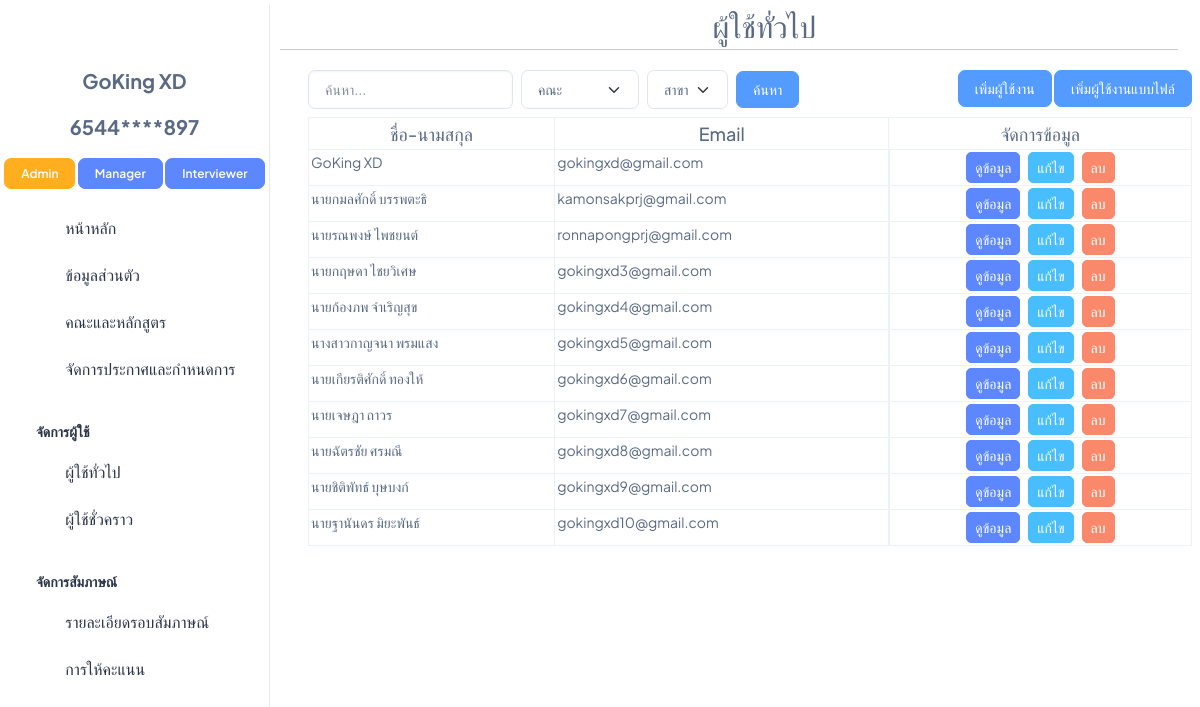
The page /User (signed in) on the database as committed earlier.
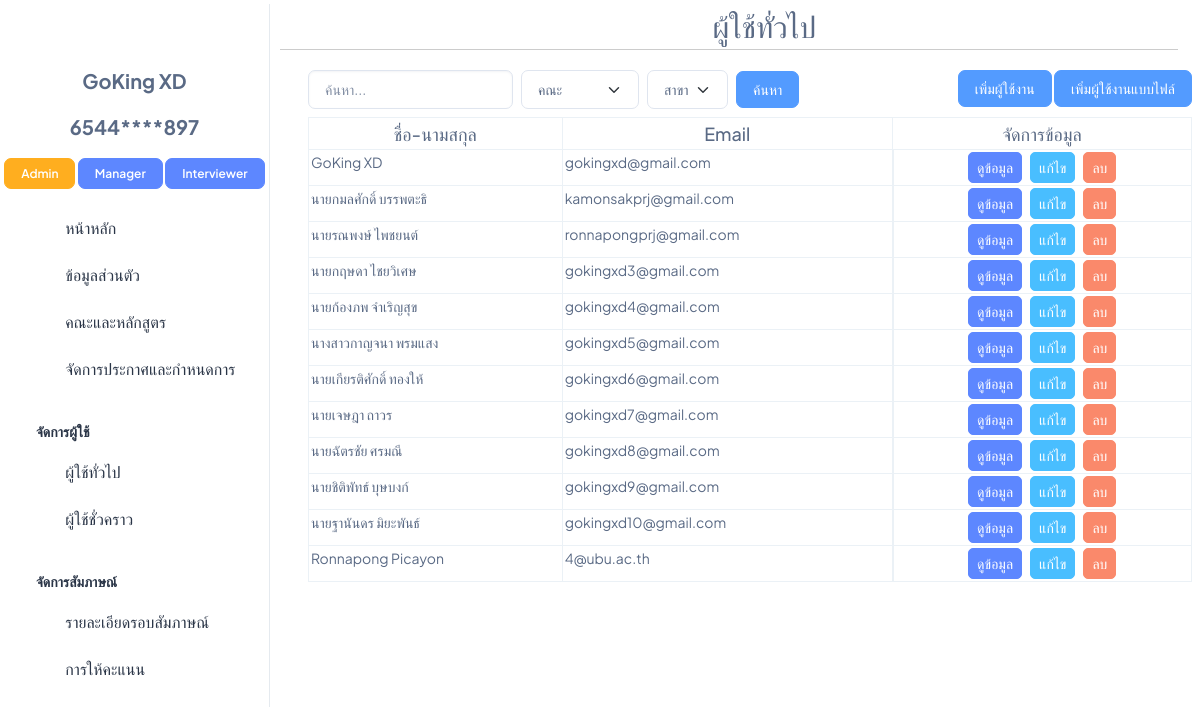
The same page on the database as committed later.
### interview/models.py (models this page shows, shortened)
class Role(models.Model):
    DEFAULT_ROLES = ['Admin', 'Manager','Interviewer', 'Student']
    name = models.CharField(max_length=50, default=DEFAULT_ROLES[0], choices=[(role, role) for role in DEFAULT_ROLES])
    users = models.ManyToManyField(User, related_name='roles', blank=True)
    TemporaryUser = models.ManyToManyField(TemporaryUser, related_name='roles', blank=True)
    def __str__(self):
        return self.name

class User(AbstractBaseUser, PermissionsMixin):
    email = models.EmailField(unique=True)
    username = models.CharField(max_length=30, unique=True)
    first_name = models.CharField(max_length=100)
    last_name = models.CharField(max_length=100)
    gender = models.CharField(max_length=20)
    address = models.CharField(max_length=400)
    postcode = models.CharField(max_length=20)
    phone_number = models.CharField(max_length=10)
    citizen_id = models.CharField(max_length=13,unique=True,blank=True,null=True)
    birth_date = models.DateField(blank=True,null=True)
    date_joined = models.DateTimeField(default=timezone.now)
    is_active = models.BooleanField(default=True)
    is_staff = models.BooleanField(default=False)
    objects = CustomUserManager()
    USERNAME_FIELD = 'username'
    EMAIL_FIELD = 'email'
    REQUIRED_FIELDS = ['email']

### interview/views.py (the view)
# urls.py: path('User',User_path, name='User'),
@login_required
@user_passes_test(is_admin)
def User_path(request):
    users = User.objects.all()
    faculty_all = Faculty.objects.all()
    major_all = Major.objects.all()
    round_active = Round.objects.filter(active='True')
    return render(request,'admin/User.html', {'users': users,'faculty_all':faculty_all,"major_all":major_all,'round_active':round_active})

### interview/models.py (called while the page is built)
    def __str__(self) -> str:
        return f"{self.faculty}"

    def __str__(self) -> str:
        return f"{self.major}"

    def __str__(self):
        return self.round_name

### interview/views.py (called while the page is built)
def is_admin(user):
    if isinstance(user, User):
        return user.roles.filter(name='Admin').exists()
    else:
        return False

### interview/templates/admin/User.html (shortened to what this page needs)
{% extends 'admin/base/n_base.html' %}
{% load static %}
{% block css_js %}
<link rel="stylesheet" href="{% static 'css/admin_css/User.css' %}" />
{% endblock %}
{% block topic %}
<div class="fs-8 mt-1 text-muted text-center">
    <span><i class="ti ti-user-check"></i> ผู้ใช้ทั่วไป</span>
  </div>
{% endblock %}
{% block content %}
<div class="pt-14 px-2">
    <div class="d-flex justify-content-between mb-2">
        <div class="d-flex flex-row flex-nowrap">
            <form action="{% url 'search_user' %}" method="post" class="w-100 d-flex flex-row align-items-center">
                <input class="form-control me-2" type="search" name="search" id="" placeholder="ค้นหา..." style="flex-grow: 1; min-width: 0;">
                <select class="form-select me-2" name="faculty" id="id_faculty_second" style="width: auto;">
                    <option value="">คณะ</option>
                </select>
                <select class="form-select" name="major" id="id_major_second" style="width: auto;">
                    <option value="">สาขา</option>
                </select>
                <button class="btn btn-info mx-2" type="submit">ค้นหา</button>
            </form>
        </div>
        <div>
            <button class="btn btn-info " onclick="add_User()">เพิ่มผู้ใช้งาน</button>
            <button class="btn btn-info " onclick="add_User_by_file()">เพิ่มผู้ใช้งานแบบไฟล์</button>
        </div>
    </div>
    <table class="table table-bordered table-hover">
        <thead class="thead-dark">
            <tr>
                <th class="text-center fs-5 fw-medium">ชื่อ-นามสกุล</th>
                <th class="text-center fs-5 fw-medium">Email</th>
                <th class="text-center fs-5 fw-medium">จัดการข้อมูล</th>
            </tr>
        </thead>
        <tbody>
            {% for user in users %}
            <tr>
                <td>{{ user.first_name }} {{ user.last_name }}</td>
                <td>{{ user.email }}</td>
                <td class="d-flex justify-content-center">
                    <a class="btn btn-primary btn-sm fs-3 mx-1" href="javascript:void(0);" onclick="display_popup
                        ('{{ user.id }}',
                        '{{ user.first_name }}',
                        '{{ user.last_name }}',
                        '{{user.birth_date}}',
                        '{{user.roles.all}}',
                        '{{user.email}}','{% for round in user.rounds_participated.all %}{{ round.major }}{% if not forloop.last %}, {% endif %}{% endfor %}',
                        '{% for round in user.rounds_participated.all %}{{ round.major.faculty.faculty }}{% if not forloop.last %}, {% endif %}{% endfor %}',
                        '{{ user.rounds_participated.all|join:',' }}',
                        '{{user.phone_number}}',
                        '{{user.address}}',
                        '{{user.postcode}}',)">ดูข้อมูล</a>
                    <a class="btn btn-secondary btn-sm fs-3 mx-1" href="javascript:void(0);" onclick="edit_popup
                        ('{{ user.id }}','{{user.roles.all}}','{{user.email}}')">แก้ไข</a>
                    <a class="btn btn-danger btn-sm fs-3 mx-1" href="delete_User/{{user.id}}">ลบ</a>
                </td>
            </tr>
            {% endfor %}
        </tbody>
    </table>
</div>
{% endblock %}

### interview/templates/admin/base/n_sidebar.html (shortened to what the changed rows need)
<!DOCTYPE html>
<html lang="en">
    <head>
        {% load static %}
        <link rel="stylesheet" href="{% static 'css/styles.min.css' %}" />
      </head>
<body>
<aside class="left-sidebar position-fixed">
    <div>
        {% if user.is_authenticated %}
        <a href="{% url 'log_out' %}">
            <i class="ti ti-logout fs-8 text-danger mt-3"style="display: block; text-align: center;"></i>
        </a>
        <p class="text-center pt-3 fw-bolder fs-6 text-muted">{{ user.first_name }} {{ user.last_name }}</p>
        <p class="text-center fw-bolder fs-6 text-muted">{{ user.citizen_id|slice:":4" }}****{{ user.citizen_id|slice:"-3:" }}</p>
        <div class="text-center">
            {% for role in user.roles.all %}
                {% if role.name == 'Admin' %}
                <a href="{% url 'Admin_page' %}" class="btn btn-warning fs-2 fw-semibold lh-sm">Admin</a>
                {% endif %}
                {% if role.name == 'Manager' %}
                <a href="{% url 'Manager_page' id=user.id %}" class="btn btn-primary fs-2 fw-semibold lh-sm">Manager</a>
                {% endif %}
                {% if role.name == 'Interviewer' %}
                <a href="{% url 'Interviewer_page' %}" class="btn btn-primary fs-2 fw-semibold lh-sm">Interviewer</a>
                {% endif %}
            {% endfor %}
        </div>
        {% endif %}
      </div>
  </aside>
</body>
</html>

Rows that differ between the two databases and show on the page:
added User: first_name "Ronnapong", last_name "Picayon", email "4@ubu.ac.th"
